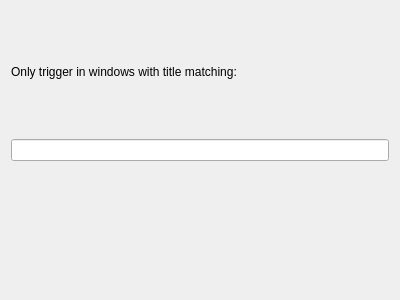
<?xml version="1.0" encoding="UTF-8"?>
<ui version="4.0">
 <class>Form</class>
 <widget class="QWidget" name="Form">
  <property name="geometry">
   <rect>
    <x>0</x>
    <y>0</y>
    <width>400</width>
    <height>300</height>
   </rect>
  </property>
  <property name="windowTitle">
   <string>Form</string>
  </property>
  <layout class="QVBoxLayout" name="verticalLayout">
   <item>
    <widget class="QLabel" name="label">
     <property name="text">
      <string>Only trigger in windows with title matching:</string>
     </property>
    </widget>
   </item>
   <item>
    <widget class="KLineEdit" name="triggerRegexLineEdit">
     <property name="toolTip">
      <string>Window title</string>
     </property>
     <property name="whatsThis">
      <string>Enter a regular expression that matches the title of windows in which you want this item to trigger.</string>
     </property>
     <property name="urlDropsEnabled">
      <bool>false</bool>
     </property>
     <property name="showClearButton" stdset="0">
      <bool>true</bool>
     </property>
    </widget>
   </item>
   <item>
    <widget class="KSeparator" name="kseparator"/>
   </item>
  </layout>
 </widget>
 <customwidgets>
  <customwidget>
   <class>KLineEdit</class>
   <extends>QLineEdit</extends>
   <header>klineedit.h</header>
  </customwidget>
  <customwidget>
   <class>KSeparator</class>
   <extends>QFrame</extends>
   <header>kseparator.h</header>
  </customwidget>
 </customwidgets>
 <resources/>
 <connections/>
</ui>
